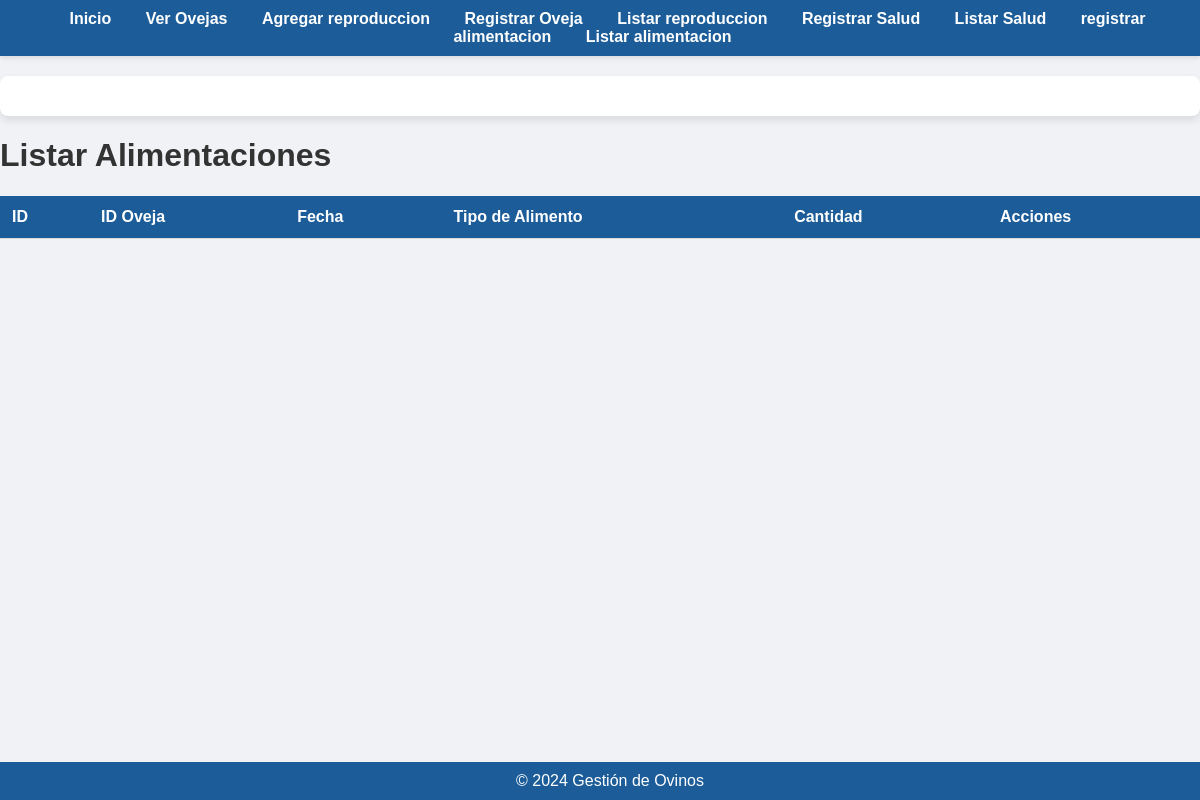
Before: /listar_alimentacion with the older database file.
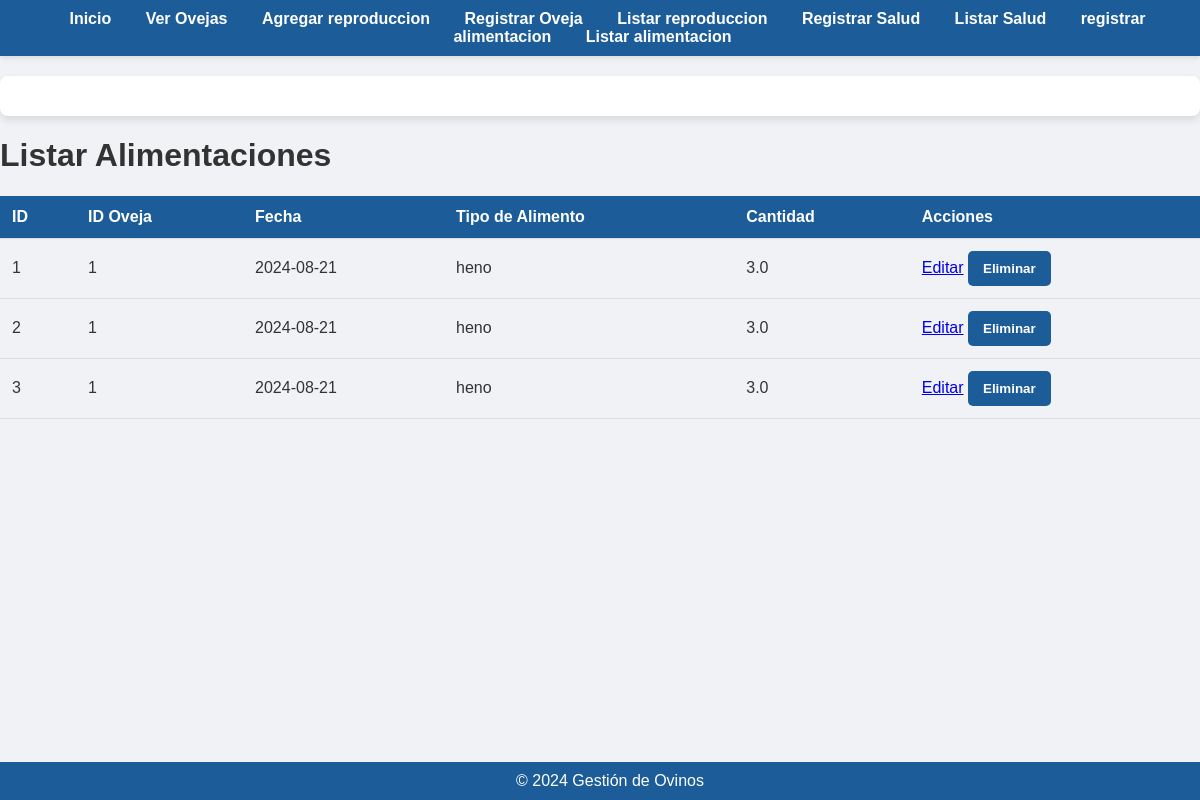
After: the same page with the newer database file.
### app/models.py (models this page shows)
class Alimentacion(db.Model):
    id = db.Column(db.Integer, primary_key=True)
    id_oveja = db.Column(db.Integer, db.ForeignKey('oveja.id'), nullable=False)
    fecha = db.Column(db.Date, nullable=False)
    tipo_alimento = db.Column(db.String(100), nullable=False)
    cantidad = db.Column(db.Float, nullable=False)

### app/routes.py (the view)
@app.route('/listar_alimentacion')
def listar_alimentacion():
    alimentaciones = Alimentacion.query.all()
    return render_template('listar_alimentacion.html', alimentaciones=alimentaciones)

### app/templates/listar_alimentacion.html (shortened to what this page needs)
<!DOCTYPE html>
<html>
<head>
    <link rel="stylesheet" href="{{ url_for('static', filename='styles.css') }}">
</head>
<body>
    <div class="navbar">
        <a href="{{ url_for('index') }}">Inicio</a>
        <a href="{{ url_for('listar_ovejas') }}">Ver Ovejas</a>
        <a href="{{url_for('registrar_reproduccion')}}">Agregar reproduccion</a>
        <a href="{{ url_for('registrar_oveja') }}">Registrar Oveja</a>
        <a href="{{url_for('listar_reproduccion')}}">Listar  reproduccion</a></li>
        <a href="{{url_for('registrar_salud')}}">Registrar Salud</a></li>
        <a href="{{url_for('listar_salud')}}">Listar Salud</a></li>
        <a href="{{url_for('registrar_alimentacion')}}">registrar alimentacion</a></li>
        <a href="{{url_for('listar_alimentacion')}}">Listar alimentacion</a></li>
    </div>
    <div class="container">
    </div>
    <footer>
        &copy; 2024 Gestión de Ovinos
    </footer>
    <h1>Listar Alimentaciones</h1>
    <table>
        <thead>
            <tr>
                <th>ID</th>
                <th>ID Oveja</th>
                <th>Fecha</th>
                <th>Tipo de Alimento</th>
                <th>Cantidad</th>
                <th>Acciones</th>
            </tr>
        </thead>
        <tbody>
            {% for alimentacion in alimentaciones %}
            <tr>
                <td>{{ alimentacion.id }}</td>
                <td>{{ alimentacion.id_oveja }}</td>
                <td>{{ alimentacion.fecha }}</td>
                <td>{{ alimentacion.tipo_alimento }}</td>
                <td>{{ alimentacion.cantidad }}</td>
                <td>
                    <a href="{{ url_for('editar_alimentacion', id=alimentacion.id) }}">Editar</a>
                    <form action="{{ url_for('eliminar_alimentacion', id=alimentacion.id) }}" method="post" style="display:inline;">
                        <button type="submit" class="btn btn-danger" onclick="return confirm('¿Estás seguro de que deseas eliminar esta entrada de alimentacion?');">Eliminar</button>
                    </form>
                </td>
            </tr>
            {% endfor %}
        </tbody>
    </table>
</body>
</html>

### app/static/styles.css (style rules this page uses)
body { font-family: 'Arial', sans-serif; background-color: #f0f2f5; color: #333; margin: 0; padding: 0; }
.navbar { background-color: #1c5d99; padding: 10px 20px; text-align: center; box-shadow: 0 2px 5px rgba(0, 0, 0, 0.1); }
.navbar a { color: #ffffff; text-decoration: none; margin: 0 15px; font-weight: bold; }
.container { max-width: 1200px; margin: 20px auto; padding: 20px; background-color: #ffffff; border-radius: 8px; box-shadow: 0 4px 8px rgba(0, 0, 0, 0.1); }
form { margin: 20px 0; }
button { background-color: #1c5d99; color: white; padding: 10px 15px; border: none; border-radius: 5px; cursor: pointer; font-weight: bold; }
table { width: 100%; border-collapse: collapse; margin: 20px 0; }
th, td { padding: 12px; border-bottom: 1px solid #ddd; text-align: left; }
th { background-color: #1c5d99; color: white; }
footer { background-color: #1c5d99; color: white; text-align: center; padding: 10px; position: fixed; bottom: 0; width: 100%; }
.btn { display: inline-block; padding: 10px 15px; background-color: #1c5d99; color: white; text-decoration: none; border-radius: 5px; font-weight: bold; text-align: center; }

Changed rows visible on the page:
added Alimentacion: id "1", id_oveja "1", fecha "2024-08-21", tipo_alimento "heno", cantidad "3.0"
added Alimentacion: id "2", id_oveja "1", fecha "2024-08-21", tipo_alimento "heno", cantidad "3.0"
added Alimentacion: id "3", id_oveja "1", fecha "2024-08-21", tipo_alimento "heno", cantidad "3.0"
